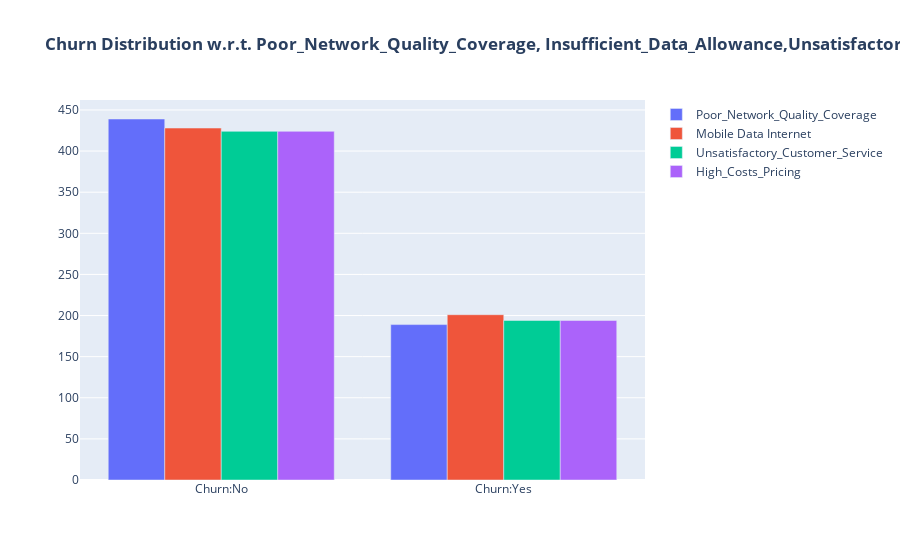

Notebook cell for this chart:
### Markdown cell above
Churn Distribution w.r.t. Poor_Network_Quality_Coverage, Insufficient_Data_Allowance,Unsatisfactory_Customer_Service and High_Costs_Pricing

### Code cell
fig = go.Figure()

# Poor_Network_Quality_Coverage
fig.add_trace(go.Bar(
  x = ['Churn:No', 'Churn:Yes'],
  y = data[data['Voice_Calls'] == 'Yes']['Churn'].value_counts().tolist(),
  name = 'Poor_Network_Quality_Coverage',
))

# Insufficient_Data_Allowance
fig.add_trace(go.Bar(
  x = ['Churn:No', 'Churn:Yes'],
  y = data[data['Mobile_Data_Internet'] == 'Yes']['Churn'].value_counts().tolist(),
  name = 'Mobile Data Internet',
))

# Unsatisfactory_Customer_Service
fig.add_trace(go.Bar(
  x = ['Churn:No', 'Churn:Yes'],
  y = data[data['SMS_Text_Messaging'] == 'Yes']['Churn'].value_counts().tolist(),
  name = 'Unsatisfactory_Customer_Service',
))
# High_Costs_Pricing
fig.add_trace(go.Bar(
  x = ['Churn:No', 'Churn:Yes'],
  y = data[data['SMS_Text_Messaging'] == 'Yes']['Churn'].value_counts().tolist(),
  name = 'High_Costs_Pricing',
))


fig.update_layout(title_text="<b>Churn Distribution w.r.t. Poor_Network_Quality_Coverage, Insufficient_Data_Allowance,Unsatisfactory_Customer_Service and High_Costs_Pricing</b>")

fig.show()

### Figure 1 — Plotly figure (JSON) as saved in the notebook; plotly's stock layout.template omitted (floating-point values rounded to 4 significant figures)
{"data": [{"name": "Poor_Network_Quality_Coverage", "type": "bar", "x": ["Churn:No", "Churn:Yes"], "y": [439, 189]}, {"name": "Mobile Data Internet", "type": "bar", "x": ["Churn:No", "Churn:Yes"], "y": [428, 201]}, {"name": "Unsatisfactory_Customer_Service", "type": "bar", "x": ["Churn:No", "Churn:Yes"], "y": [424, 194]}, {"name": "High_Costs_Pricing", "type": "bar", "x": ["Churn:No", "Churn:Yes"], "y": [424, 194]}], "layout": {"title": {"text": "<b>Churn Distribution w.r.t. Poor_Network_Quality_Coverage, Insufficient_Data_Allowance,Unsatisfactory_Customer_Service and High_Costs_Pricing</b>"}}}
